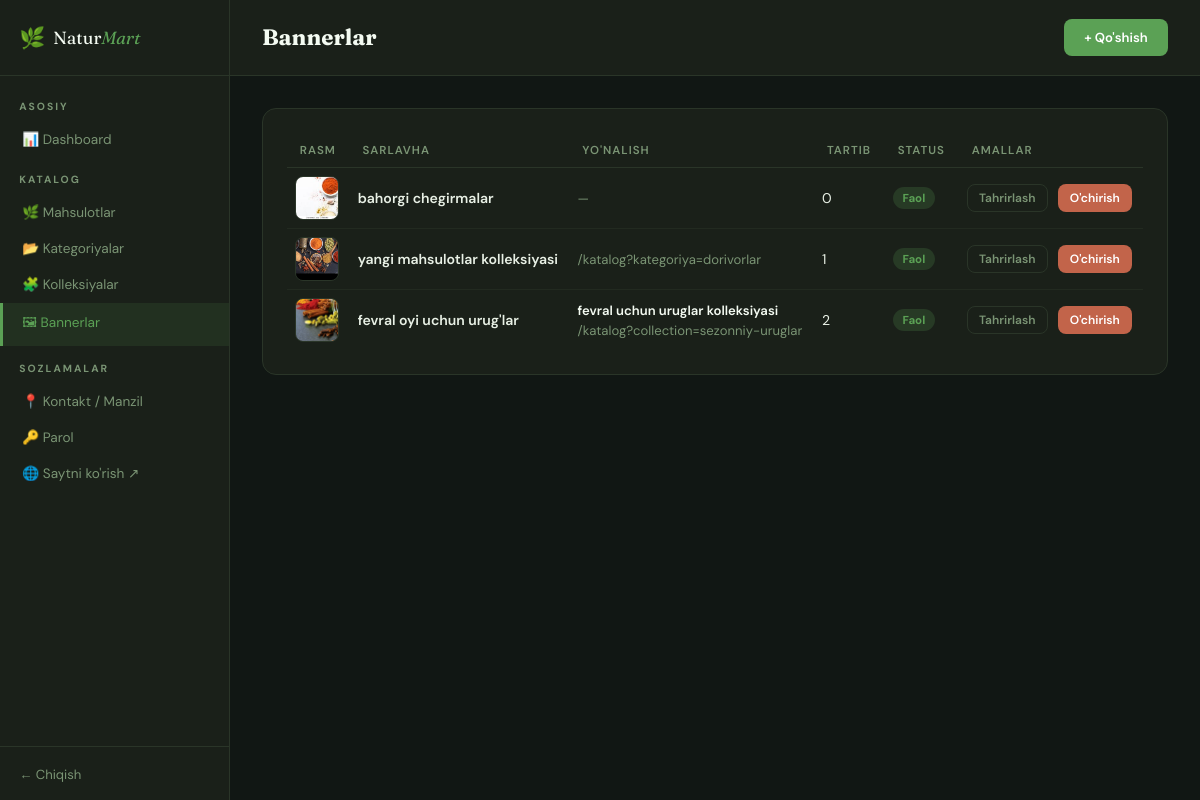
/admin/bannerlar (signed in), run on the app's committed database.
### tables this page shows
CREATE TABLE banners (
                id INTEGER PRIMARY KEY AUTOINCREMENT,
                title TEXT NOT NULL,
                subtitle TEXT,
                image_path TEXT NOT NULL,
                button_text TEXT,
                button_link TEXT,
                sort_order INTEGER DEFAULT 0,
                is_active INTEGER DEFAULT 1,
                created_at TEXT DEFAULT (datetime('now'))
            , collection_id INTEGER);

### app/routes/admin.py (the view)
@admin.route('/bannerlar')
@login_required
def banners():
    db = get_db()
    rows = db.execute(
        'SELECT b.*, c.name as collection_name, c.slug as collection_slug, '
        'COUNT(pc.product_id) as collection_product_count '
        'FROM banners b '
        'LEFT JOIN collections c ON c.id=b.collection_id '
        'LEFT JOIN product_collections pc ON pc.collection_id=c.id '
        'GROUP BY b.id '
        'ORDER BY b.sort_order, b.id DESC'
    ).fetchall()
    return render_template('admin/banners.html', banners=rows)

### app/__init__.py (called while the page is built)
def get_db():
    if 'db' not in g:
        g.db = sqlite3.connect(DATABASE, detect_types=sqlite3.PARSE_DECLTYPES)
        g.db.row_factory = sqlite3.Row
        g.db.execute('PRAGMA foreign_keys = ON')
    return g.db

### app/routes/admin.py (called while the page is built)
def login_required(f):
    @wraps(f)
    def decorated(*args,**kwargs):
        if not session.get('admin_id'):
            return redirect(url_for('admin.login'))
        return f(*args,**kwargs)
    return decorated

### app/templates/admin/banners.html (shortened to what this page needs)
{% extends 'admin/base_admin.html' %}
{% block content %}
<div class="topbar">
  <h1 class="page-title">Bannerlar</h1>
  <a href="{{ url_for('admin.add_banner') }}" class="btn btn-green">+ Qo'shish</a>
</div>
<div class="admin-content">
  <div class="card">
    <table>
      <thead>
        <tr>
          <th>Rasm</th>
          <th>Sarlavha</th>
          <th>Yo'nalish</th>
          <th>Tartib</th>
          <th>Status</th>
          <th>Amallar</th>
        </tr>
      </thead>
      <tbody>
        {% for b in banners %}
        <tr>
          <td>
            {% if b.image_path %}
            <img src="{{ url_for('static', filename='img/banners/' + b.image_path) }}" class="table-thumb" alt="{{ b.title }}">
            {% else %}
            <span style="font-size:1.3rem;">🖼</span>
            {% endif %}
          </td>
          <td>
            <div style="font-weight:600;">{{ b.title }}</div>
          </td>
          <td style="font-size:0.82rem;color:var(--a-muted); min-width:170px">
            {% if b.collection_slug %}
              <div style="font-weight:600;color:var(--a-white);">{{ b.collection_name }}</div>
              <div style="margin-top:0.2rem;word-break:break-all;">/katalog?collection={{ b.collection_slug }}</div>
            {% elif b.button_link %}
              <div style="word-break:break-all;">{{ b.button_link }}</div>
            {% else %}
              <span>—</span>
            {% endif %}
          </td>
          <td>{{ b.sort_order }}</td>
          <td>
            {% if b.is_active %}
            <span class="status status-qabul">Faol</span>
            {% else %}
            <span class="status status-bekor">Nofaol</span>
            {% endif %}
          </td>
          <td>
            <div style="display:flex;gap:10px;">
              <a href="{{ url_for('admin.edit_banner', bid=b.id) }}" class="btn btn-outline btn-sm">Tahrirlash</a>
              <form method="POST" action="{{ url_for('admin.delete_banner', bid=b.id) }}" onsubmit="return confirm('Banner o\\'chirilsinmi?')">
                <button type="submit" class="btn btn-red btn-sm">O'chirish</button>
              </form>
            </div>
          </td>
        </tr>
        {% else %}
        <tr><td colspan="6" style="text-align:center;padding:2.2rem;color:var(--a-muted);">Bannerlar yo'q</td></tr>
        {% endfor %}
      </tbody>
    </table>
  </div>
</div>
{% endblock %}

### app/static/css/admin.css (style rules this page uses)
:root { --a-bg: #111714; --a-card: #1A2019; --a-border: #2A3528; --a-text: #E8F0E5; --a-muted: #7A9474; --a-green: #5BA155; --a-gold: #C9963A; --a-red: #C2644A; --a-blue: #4A8BC2; --a-white: #F4FBF2; --a-input: #141B12; }
*, *::before, *::after { box-sizing: border-box; margin: 0; padding: 0; }
body { font-family: 'DM Sans', sans-serif; background: var(--a-bg); color: var(--a-text); min-height: 100vh; }
a { color: inherit; text-decoration: none; }
h1, h2, h3 { font-family: 'Fraunces', serif; }
button, input, select, textarea { font-family: inherit; }
.topbar { display: flex; align-items: center; justify-content: space-between; gap: 10px; padding: 1.2rem 2rem; border-bottom: 1px solid var(--a-border); background: var(--a-card); }
.page-title { font-size: 1.4rem; color: var(--a-white); }
.admin-content { padding: 2rem; }
.card { background: var(--a-card); border: 1px solid var(--a-border); border-radius: 14px; padding: 1.5rem; }
table { width: 100%; border-collapse: collapse; }
th { font-size: 0.72rem; text-transform: uppercase; letter-spacing: 1px; color: var(--a-muted); font-weight: 600; padding: 0.6rem 0.8rem; text-align: left; border-bottom: 1px solid var(--a-border); }
td { padding: 0.5rem 0.5rem; border-bottom: 1px solid rgba(42, 53, 40, 0.5); font-size: 0.88rem; vertical-align: middle; }
tr:last-child td { border-bottom: none; }
.btn { display: inline-flex; align-items: center; justify-content: center; gap: 0.4rem; padding: 0.55rem 1.2rem; border-radius: 8px; font-size: 0.82rem; font-weight: 600; border: 1.5px solid transparent; cursor: pointer; transition: all 0.15s; }
.btn-green { background: var(--a-green); color: #fff; }
.btn-red { background: var(--a-red); color: #fff; }
.btn-outline { background: transparent; border-color: var(--a-border); color: var(--a-muted); }
.btn-sm { padding: 0.3rem 0.7rem; font-size: 0.75rem; }
.status { display: inline-block; padding: 0.2rem 0.6rem; border-radius: 100px; font-size: 0.72rem; font-weight: 700; }
.status-qabul { background: rgba(91, 161, 85, 0.2); color: var(--a-green); }
.table-thumb { width: 44px; height: 44px; border-radius: 8px; object-fit: cover; object-position: center; border: 1px solid var(--a-border); background: rgba(255, 255, 255, 0.04); display: block; }

### data on the page
banners: image_path (picture), title "bahorgi chegirmalar", sort_order "0", is_active "Faol"
banners: image_path (picture), title "yangi mahsulotlar kolleksiyasi", button_link "/katalog?kategoriya=dorivorlar", sort_order "1", is_active "Faol"
banners: image_path (picture), title "fevral oyi uchun urug'lar", collection_name "fevral uchun uruglar kolleksiyasi", collection_slug "sezonniy-uruglar", sort_order "2", is_active "Faol"
